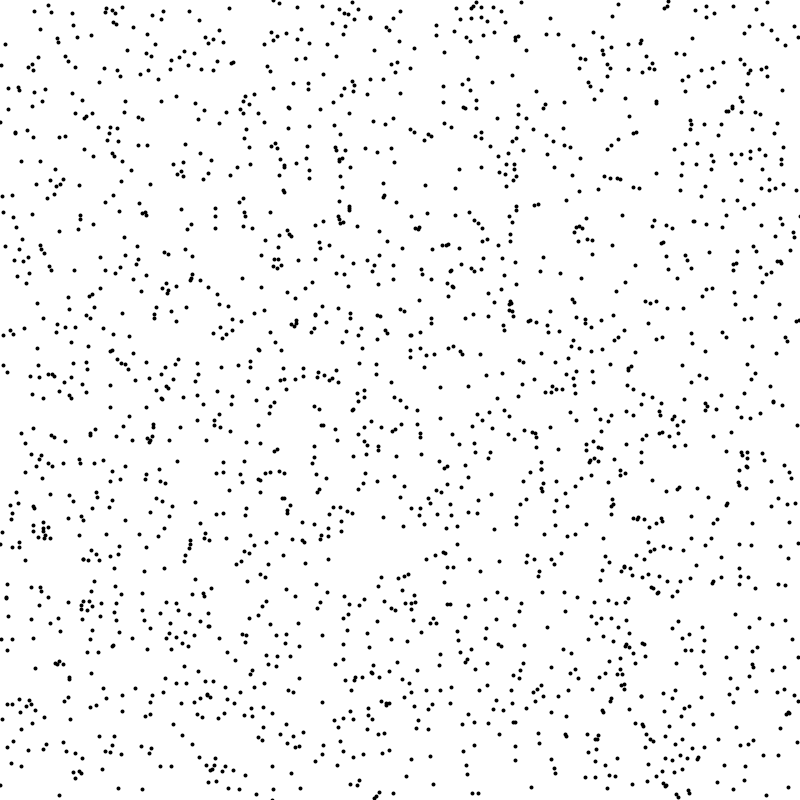
Frame 1 (no input)
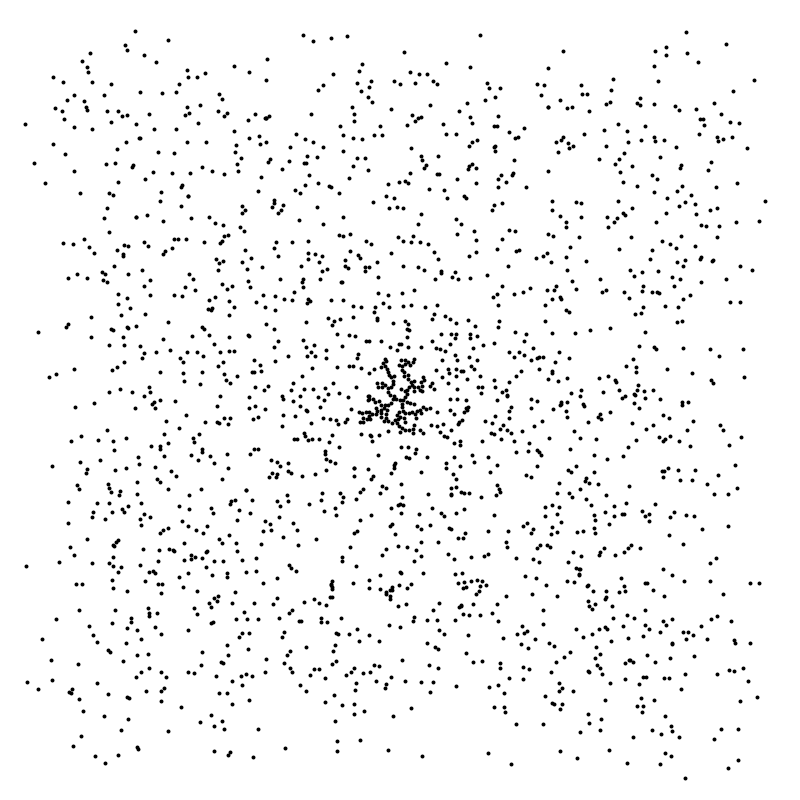
Frame 60 (the mouse pressed at the canvas centre just before this capture)
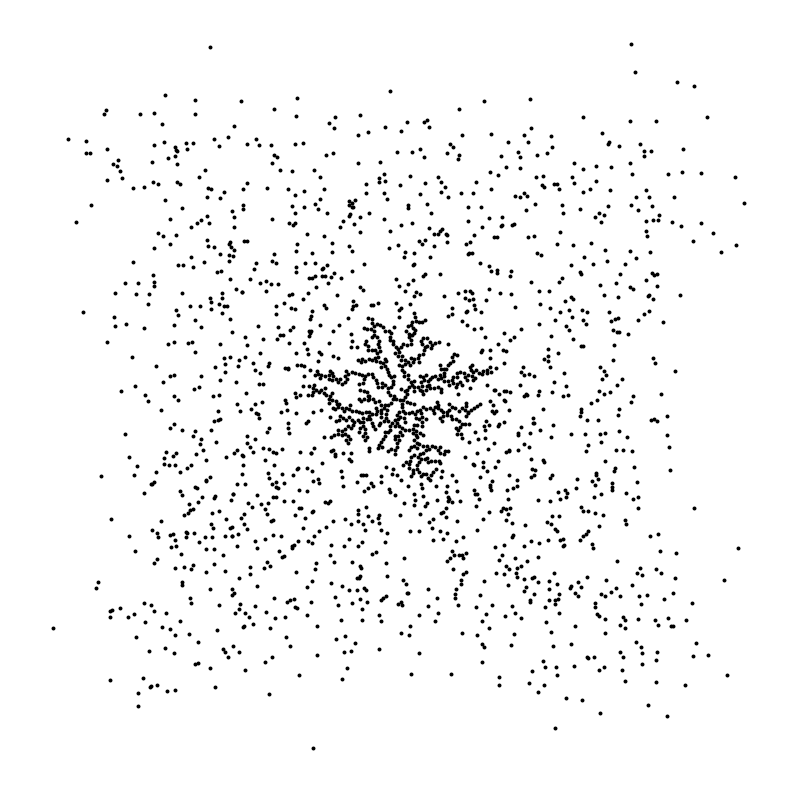
Frame 120 (the mouse held since frame 60 and released just before this capture)

The Processing sketch that drew these frames (run headless with seeded random() and noise(); from frame 60 on, the mouse is pressed at the canvas centre):

// Processing sketch: diffusion
// ── diffusion.pde
ArrayList<Walker> walkers;//unstuck walkers
ArrayList<Walker> tree;//stuck walkers
int maxWalkers = 2000;
int iterations = 25;
float r = 2;
void setup(){
    size(800,800);
    walkers = new ArrayList<Walker>();
    tree = new ArrayList<Walker>();
    tree.add(new Walker(width/2.0,height/2.0));
    for(int i = 0; i < maxWalkers; i++){
        walkers.add(new Walker());
    }
    // noStroke();
    stroke(0);
    strokeWeight(2*r);
}

void draw(){
    background(255);
    for(int n = 0; n < iterations; n++){
    // while(walkers.size() > 0){
        for(int i = walkers.size() - 1; i >= 0; i--){
            Walker walker = walkers.get(i);
            walker.step();
            if(walker.checkStuck(tree)){
                tree.add(walkers.remove(i));//move from walkers to tree
            }
        }
    }
    for(Walker walker : walkers){
        walker.show();
    }
    for(Walker walker : tree){
        walker.show();
    }
}
// ── walker.pde
class Walker{
    PVector pos;
    boolean stuck;
    Walker(){
        pos = new PVector(random(width),random(height));
        stuck = false;
    }
    Walker(float x, float y){
        pos = new PVector(x,y);
        stuck = true;
    }
    public void step(){
        PVector vel = PVector.random2D();
        PVector center = new PVector(width/2,height/2);
        PVector toCenter = PVector.sub(center,pos);
        toCenter.limit(.1);
        vel.add(toCenter);
        vel.setMag(1);
        pos.add(vel);
        pos.x = constrain(pos.x,0,width);
        pos.y = constrain(pos.y,0,height);
    }
    public void step(int n){
        if(!stuck){
            for(int i = 0;i < n;i++){
                PVector vel = PVector.random2D();
                PVector center = new PVector(width/2,height/2);
                PVector toCenter = PVector.sub(center,pos);
                toCenter.limit(1);
                vel.add(toCenter);
                vel.setMag(1);
                pos.add(vel);
                pos.x = constrain(pos.x,0,width);
                pos.y = constrain(pos.y,0,height);
            }
        }
    }
    public boolean checkStuck(ArrayList<Walker> tree) {
        for(Walker walker : tree){
            PVector p1 = walker.pos;
            PVector p2 = this.pos;
            float dx = p1.x - p2.x;
            float dy = p1.y - p2.y;
            float dsq = dx*dx + dy*dy;
            if (dsq < 4 * r * r){
                this.stuck = true;
                return true;
            }
        }
        return false;
    }
    public void show(){
        // if(stuck){
        //     stroke(255, 0, 88);
        // } else {
        //     stroke(255);
        // }
        // strokeWeight(1);
        point(pos.x,pos.y);
    }
}
